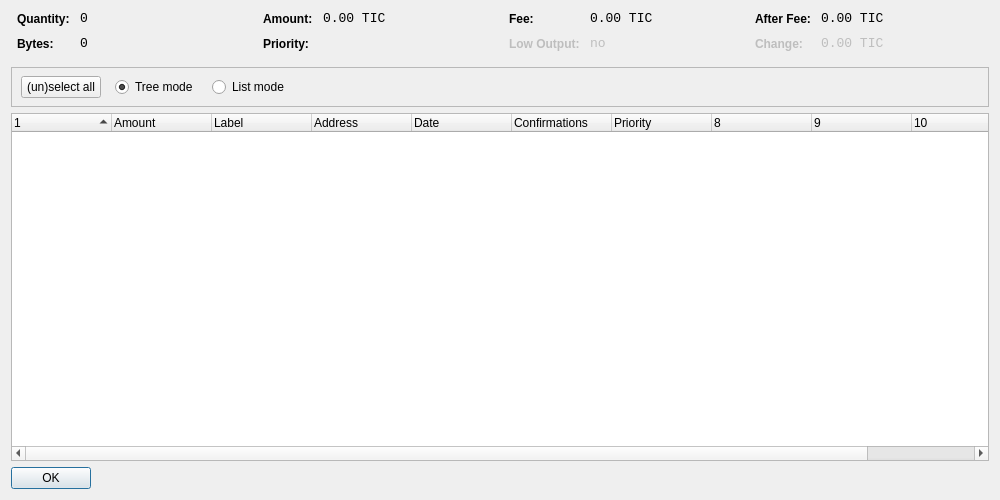
<?xml version="1.0" encoding="UTF-8"?>
<ui version="4.0">
 <class>CoinControlDialog</class>
 <widget class="QDialog" name="CoinControlDialog">
  <property name="geometry">
   <rect>
    <x>0</x>
    <y>0</y>
    <width>1000</width>
    <height>500</height>
   </rect>
  </property>
  <property name="windowTitle">
   <string>Coin Control</string>
  </property>
  <layout class="QVBoxLayout" name="verticalLayout">
   <item>
    <layout class="QHBoxLayout" name="horizontalLayoutTop" stretch="0,0,0,0">
     <property name="topMargin">
      <number>0</number>
     </property>
     <property name="bottomMargin">
      <number>10</number>
     </property>
     <item>
      <layout class="QFormLayout" name="formLayoutCoinControl1">
       <property name="horizontalSpacing">
        <number>10</number>
       </property>
       <property name="verticalSpacing">
        <number>10</number>
       </property>
       <property name="leftMargin">
        <number>6</number>
       </property>
       <property name="rightMargin">
        <number>6</number>
       </property>
       <item row="0" column="0">
        <widget class="QLabel" name="labelCoinControlQuantityText">
         <property name="styleSheet">
          <string notr="true">font-weight:bold;</string>
         </property>
         <property name="text">
          <string>Quantity:</string>
         </property>
        </widget>
       </item>
       <item row="0" column="1">
        <widget class="QLabel" name="labelCoinControlQuantity">
         <property name="font">
          <font>
           <family>Monospace</family>
           <pointsize>10</pointsize>
          </font>
         </property>
         <property name="cursor">
          <cursorShape>IBeamCursor</cursorShape>
         </property>
         <property name="contextMenuPolicy">
          <enum>Qt::ActionsContextMenu</enum>
         </property>
         <property name="text">
          <string notr="true">0</string>
         </property>
         <property name="textInteractionFlags">
          <set>Qt::LinksAccessibleByMouse|Qt::TextSelectableByKeyboard|Qt::TextSelectableByMouse</set>
         </property>
        </widget>
       </item>
       <item row="1" column="0">
        <widget class="QLabel" name="labelCoinControlBytesText">
         <property name="styleSheet">
          <string notr="true">font-weight:bold;</string>
         </property>
         <property name="text">
          <string>Bytes:</string>
         </property>
        </widget>
       </item>
       <item row="1" column="1">
        <widget class="QLabel" name="labelCoinControlBytes">
         <property name="font">
          <font>
           <family>Monospace</family>
           <pointsize>10</pointsize>
          </font>
         </property>
         <property name="cursor">
          <cursorShape>IBeamCursor</cursorShape>
         </property>
         <property name="contextMenuPolicy">
          <enum>Qt::ActionsContextMenu</enum>
         </property>
         <property name="text">
          <string notr="true">0</string>
         </property>
         <property name="textInteractionFlags">
          <set>Qt::LinksAccessibleByMouse|Qt::TextSelectableByKeyboard|Qt::TextSelectableByMouse</set>
         </property>
        </widget>
       </item>
      </layout>
     </item>
     <item>
      <layout class="QFormLayout" name="formLayoutCoinControl2">
       <property name="horizontalSpacing">
        <number>10</number>
       </property>
       <property name="verticalSpacing">
        <number>10</number>
       </property>
       <property name="leftMargin">
        <number>6</number>
       </property>
       <property name="rightMargin">
        <number>6</number>
       </property>
       <item row="0" column="0">
        <widget class="QLabel" name="labelCoinControlAmountText">
         <property name="styleSheet">
          <string notr="true">font-weight:bold;</string>
         </property>
         <property name="text">
          <string>Amount:</string>
         </property>
        </widget>
       </item>
       <item row="0" column="1">
        <widget class="QLabel" name="labelCoinControlAmount">
         <property name="font">
          <font>
           <family>Monospace</family>
           <pointsize>10</pointsize>
          </font>
         </property>
         <property name="cursor">
          <cursorShape>IBeamCursor</cursorShape>
         </property>
         <property name="contextMenuPolicy">
          <enum>Qt::ActionsContextMenu</enum>
         </property>
         <property name="text">
          <string notr="true">0.00 TIC</string>
         </property>
         <property name="textInteractionFlags">
          <set>Qt::LinksAccessibleByMouse|Qt::TextSelectableByKeyboard|Qt::TextSelectableByMouse</set>
         </property>
        </widget>
       </item>
       <item row="1" column="0">
        <widget class="QLabel" name="labelCoinControlPriorityText">
         <property name="styleSheet">
          <string notr="true">font-weight:bold;</string>
         </property>
         <property name="text">
          <string>Priority:</string>
         </property>
        </widget>
       </item>
       <item row="1" column="1">
        <widget class="QLabel" name="labelCoinControlPriority">
         <property name="font">
          <font>
           <family>Monospace</family>
           <pointsize>10</pointsize>
          </font>
         </property>
         <property name="cursor">
          <cursorShape>IBeamCursor</cursorShape>
         </property>
         <property name="contextMenuPolicy">
          <enum>Qt::ActionsContextMenu</enum>
         </property>
         <property name="text">
          <string/>
         </property>
         <property name="textInteractionFlags">
          <set>Qt::LinksAccessibleByMouse|Qt::TextSelectableByKeyboard|Qt::TextSelectableByMouse</set>
         </property>
        </widget>
       </item>
      </layout>
     </item>
     <item>
      <layout class="QFormLayout" name="formLayoutCoinControl3">
       <property name="horizontalSpacing">
        <number>10</number>
       </property>
       <property name="verticalSpacing">
        <number>10</number>
       </property>
       <property name="leftMargin">
        <number>6</number>
       </property>
       <property name="rightMargin">
        <number>6</number>
       </property>
       <item row="0" column="0">
        <widget class="QLabel" name="labelCoinControlFeeText">
         <property name="styleSheet">
          <string notr="true">font-weight:bold;</string>
         </property>
         <property name="text">
          <string>Fee:</string>
         </property>
        </widget>
       </item>
       <item row="0" column="1">
        <widget class="QLabel" name="labelCoinControlFee">
         <property name="font">
          <font>
           <family>Monospace</family>
           <pointsize>10</pointsize>
          </font>
         </property>
         <property name="cursor">
          <cursorShape>IBeamCursor</cursorShape>
         </property>
         <property name="contextMenuPolicy">
          <enum>Qt::ActionsContextMenu</enum>
         </property>
         <property name="text">
          <string notr="true">0.00 TIC</string>
         </property>
         <property name="textInteractionFlags">
          <set>Qt::LinksAccessibleByMouse|Qt::TextSelectableByKeyboard|Qt::TextSelectableByMouse</set>
         </property>
        </widget>
       </item>
       <item row="1" column="0">
        <widget class="QLabel" name="labelCoinControlLowOutputText">
         <property name="enabled">
          <bool>false</bool>
         </property>
         <property name="styleSheet">
          <string notr="true">font-weight:bold;</string>
         </property>
         <property name="text">
          <string>Low Output:</string>
         </property>
        </widget>
       </item>
       <item row="1" column="1">
        <widget class="QLabel" name="labelCoinControlLowOutput">
         <property name="enabled">
          <bool>false</bool>
         </property>
         <property name="font">
          <font>
           <family>Monospace</family>
           <pointsize>10</pointsize>
          </font>
         </property>
         <property name="cursor">
          <cursorShape>IBeamCursor</cursorShape>
         </property>
         <property name="contextMenuPolicy">
          <enum>Qt::ActionsContextMenu</enum>
         </property>
         <property name="text">
          <string notr="true">no</string>
         </property>
         <property name="textInteractionFlags">
          <set>Qt::LinksAccessibleByMouse|Qt::TextSelectableByKeyboard|Qt::TextSelectableByMouse</set>
         </property>
        </widget>
       </item>
      </layout>
     </item>
     <item>
      <layout class="QFormLayout" name="formLayoutCoinControl4">
       <property name="horizontalSpacing">
        <number>10</number>
       </property>
       <property name="verticalSpacing">
        <number>10</number>
       </property>
       <property name="leftMargin">
        <number>6</number>
       </property>
       <property name="rightMargin">
        <number>6</number>
       </property>
       <item row="0" column="0">
        <widget class="QLabel" name="labelCoinControlAfterFeeText">
         <property name="styleSheet">
          <string notr="true">font-weight:bold;</string>
         </property>
         <property name="text">
          <string>After Fee:</string>
         </property>
        </widget>
       </item>
       <item row="0" column="1">
        <widget class="QLabel" name="labelCoinControlAfterFee">
         <property name="font">
          <font>
           <family>Monospace</family>
           <pointsize>10</pointsize>
          </font>
         </property>
         <property name="cursor">
          <cursorShape>IBeamCursor</cursorShape>
         </property>
         <property name="contextMenuPolicy">
          <enum>Qt::ActionsContextMenu</enum>
         </property>
         <property name="text">
          <string notr="true">0.00 TIC</string>
         </property>
         <property name="textInteractionFlags">
          <set>Qt::LinksAccessibleByMouse|Qt::TextSelectableByKeyboard|Qt::TextSelectableByMouse</set>
         </property>
        </widget>
       </item>
       <item row="1" column="0">
        <widget class="QLabel" name="labelCoinControlChangeText">
         <property name="enabled">
          <bool>false</bool>
         </property>
         <property name="styleSheet">
          <string notr="true">font-weight:bold;</string>
         </property>
         <property name="text">
          <string>Change:</string>
         </property>
        </widget>
       </item>
       <item row="1" column="1">
        <widget class="QLabel" name="labelCoinControlChange">
         <property name="enabled">
          <bool>false</bool>
         </property>
         <property name="font">
          <font>
           <family>Monospace</family>
           <pointsize>10</pointsize>
          </font>
         </property>
         <property name="cursor">
          <cursorShape>IBeamCursor</cursorShape>
         </property>
         <property name="contextMenuPolicy">
          <enum>Qt::ActionsContextMenu</enum>
         </property>
         <property name="text">
          <string notr="true">0.00 TIC</string>
         </property>
         <property name="textInteractionFlags">
          <set>Qt::LinksAccessibleByMouse|Qt::TextSelectableByKeyboard|Qt::TextSelectableByMouse</set>
         </property>
        </widget>
       </item>
      </layout>
     </item>
    </layout>
   </item>
   <item>
    <widget class="QFrame" name="frame">
     <property name="minimumSize">
      <size>
       <width>0</width>
       <height>40</height>
      </size>
     </property>
     <property name="frameShape">
      <enum>QFrame::StyledPanel</enum>
     </property>
     <property name="frameShadow">
      <enum>QFrame::Sunken</enum>
     </property>
     <widget class="QWidget" name="horizontalLayoutWidget">
      <property name="geometry">
       <rect>
        <x>10</x>
        <y>0</y>
        <width>781</width>
        <height>41</height>
       </rect>
      </property>
      <layout class="QHBoxLayout" name="horizontalLayoutPanel" stretch="0,0,0,0,0">
       <property name="spacing">
        <number>14</number>
       </property>
       <item>
        <widget class="QPushButton" name="pushButtonSelectAll">
         <property name="sizePolicy">
          <sizepolicy hsizetype="Maximum" vsizetype="Fixed">
           <horstretch>0</horstretch>
           <verstretch>0</verstretch>
          </sizepolicy>
         </property>
         <property name="text">
          <string>(un)select all</string>
         </property>
        </widget>
       </item>
       <item>
        <widget class="QRadioButton" name="radioTreeMode">
         <property name="sizePolicy">
          <sizepolicy hsizetype="Maximum" vsizetype="Fixed">
           <horstretch>0</horstretch>
           <verstretch>0</verstretch>
          </sizepolicy>
         </property>
         <property name="text">
          <string>Tree mode</string>
         </property>
         <property name="checked">
          <bool>true</bool>
         </property>
        </widget>
       </item>
       <item>
        <widget class="QRadioButton" name="radioListMode">
         <property name="sizePolicy">
          <sizepolicy hsizetype="Maximum" vsizetype="Fixed">
           <horstretch>0</horstretch>
           <verstretch>0</verstretch>
          </sizepolicy>
         </property>
         <property name="text">
          <string>List mode</string>
         </property>
        </widget>
       </item>
       <item>
        <spacer name="horizontalSpacer">
         <property name="orientation">
          <enum>Qt::Horizontal</enum>
         </property>
         <property name="sizeHint" stdset="0">
          <size>
           <width>40</width>
           <height>20</height>
          </size>
         </property>
        </spacer>
       </item>
      </layout>
     </widget>
    </widget>
   </item>
   <item>
    <widget class="CoinControlTreeWidget" name="treeWidget">
     <property name="contextMenuPolicy">
      <enum>Qt::CustomContextMenu</enum>
     </property>
     <property name="sortingEnabled">
      <bool>false</bool>
     </property>
     <property name="columnCount">
      <number>11</number>
     </property>
     <attribute name="headerShowSortIndicator" stdset="0">
      <bool>true</bool>
     </attribute>
     <attribute name="headerStretchLastSection">
      <bool>false</bool>
     </attribute>
     <column>
      <property name="text">
       <string/>
      </property>
     </column>
     <column>
      <property name="text">
       <string>Amount</string>
      </property>
     </column>
     <column>
      <property name="text">
       <string>Label</string>
      </property>
     </column>
     <column>
      <property name="text">
       <string>Address</string>
      </property>
     </column>
     <column>
      <property name="text">
       <string>Date</string>
      </property>
     </column>
     <column>
      <property name="text">
       <string>Confirmations</string>
      </property>
      <property name="toolTip">
       <string>Confirmed</string>
      </property>
     </column>
     <column>
      <property name="text">
       <string>Priority</string>
      </property>
     </column>
     <column>
      <property name="text">
       <string/>
      </property>
     </column>
     <column>
      <property name="text">
       <string/>
      </property>
     </column>
     <column>
      <property name="text">
       <string/>
      </property>
     </column>
     <column>
      <property name="text">
       <string/>
      </property>
     </column>
    </widget>
   </item>
   <item>
    <widget class="QDialogButtonBox" name="buttonBox">
     <property name="sizePolicy">
      <sizepolicy hsizetype="Maximum" vsizetype="Fixed">
       <horstretch>0</horstretch>
       <verstretch>0</verstretch>
      </sizepolicy>
     </property>
     <property name="orientation">
      <enum>Qt::Horizontal</enum>
     </property>
     <property name="standardButtons">
      <set>QDialogButtonBox::Ok</set>
     </property>
    </widget>
   </item>
  </layout>
 </widget>
 <customwidgets>
  <customwidget>
   <class>CoinControlTreeWidget</class>
   <extends>QTreeWidget</extends>
   <header>coincontroltreewidget.h</header>
  </customwidget>
 </customwidgets>
 <resources/>
 <connections/>
</ui>
